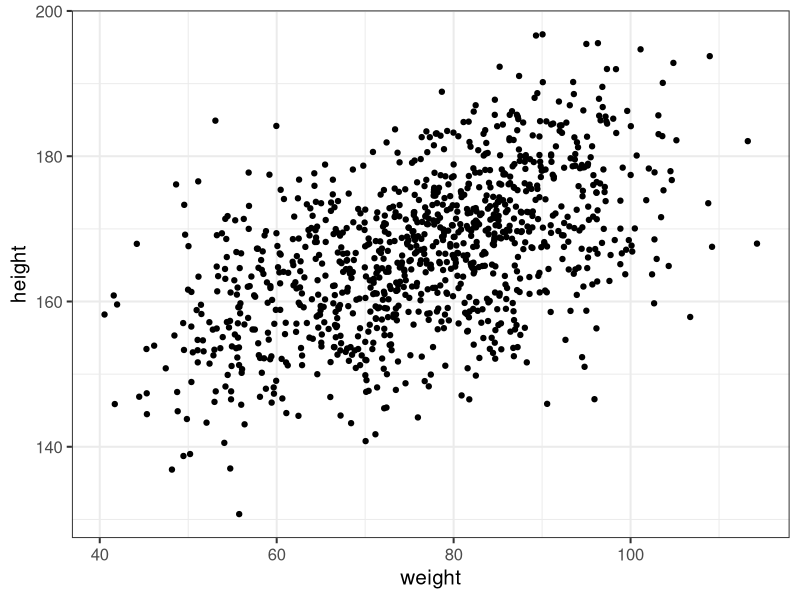
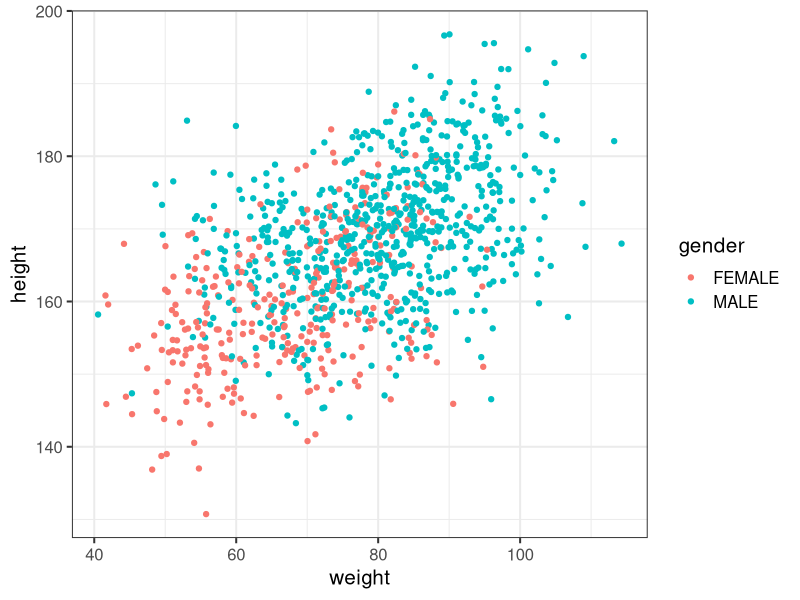
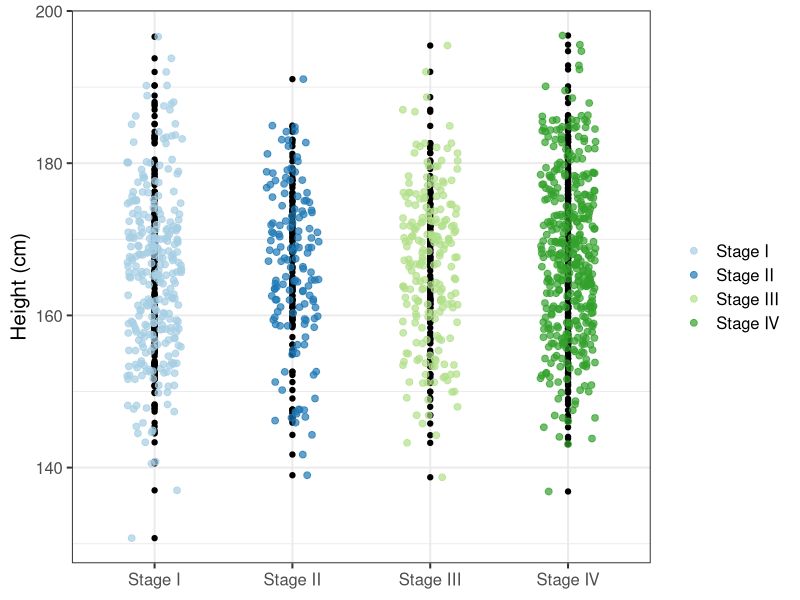
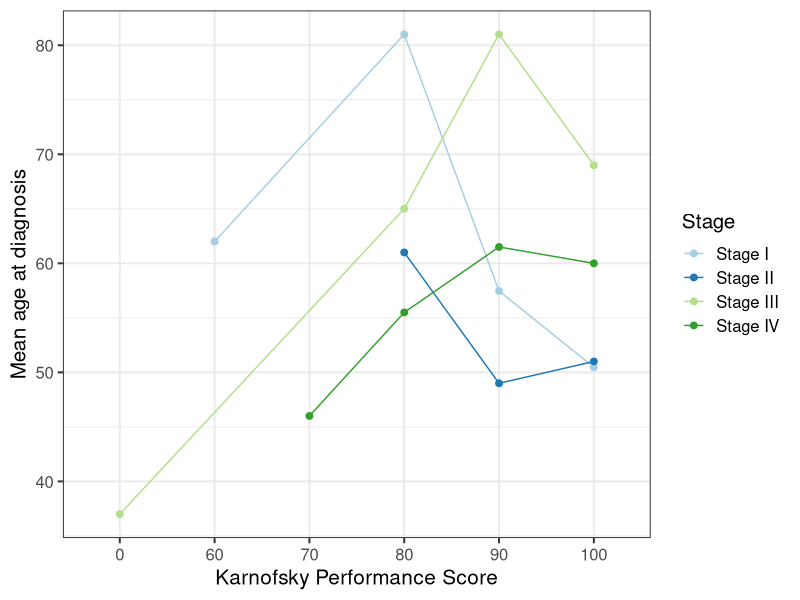
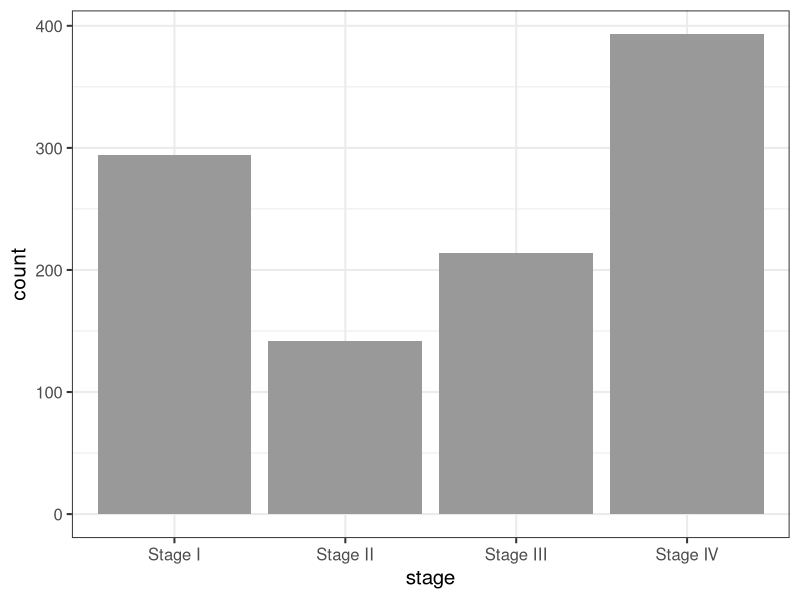
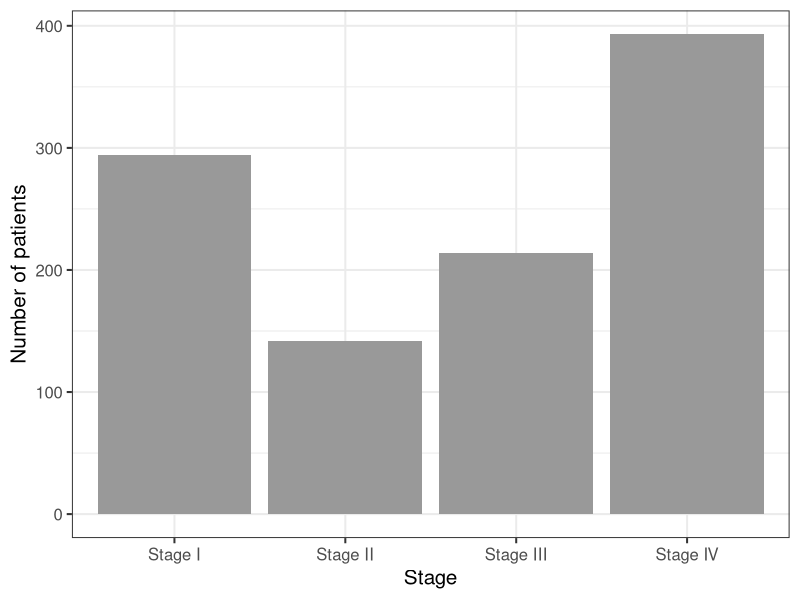
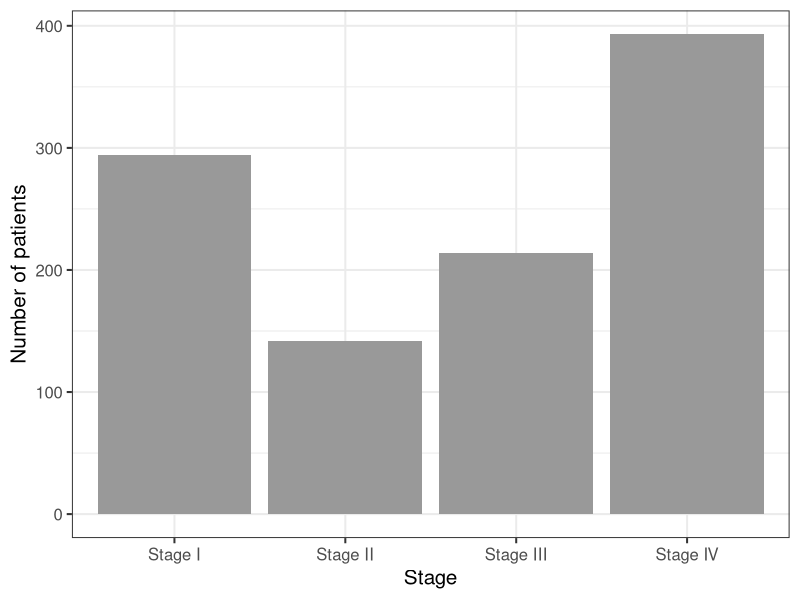
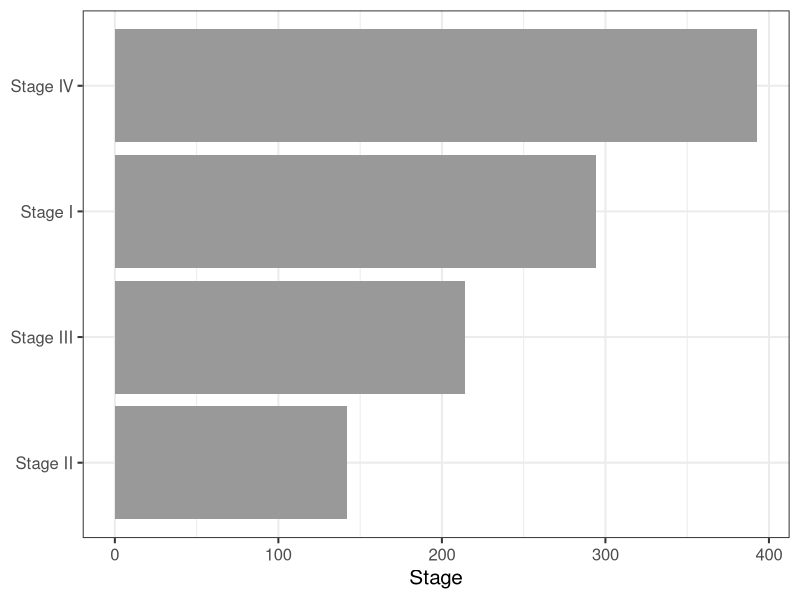

These figures' R source, in order:
## ---- chunk 1
knitr::opts_chunk$set(echo = TRUE, fig.height = 4, fig.width = 5, fig.align = "center", warning = FALSE)
## ---- chunk 2
library(tidyverse)
library(patchwork)

tcga_clinical <- read_delim(here::here("data", "tcga_clinical.txt"))

head(tcga_clinical)
## ---- chunk 3
# set theme to theme_bw()
theme_set(theme_bw(base_size = 15))

wt_ht_scatter <- ggplot(
  data = tcga_clinical,
  mapping = aes(x = weight, y = height)) +
  geom_point()

wt_ht_scatter
## ---- chunk 4
wt_ht_scatter_gender <- ggplot(
  data = tcga_clinical,
  mapping = aes(x = weight, y = height, color = gender)) +
  geom_point()

wt_ht_scatter_gender
## ---- chunk 5
tcga_clinical %>% 
  ggplot(mapping = aes(x = stage, y = height)) +
  geom_point() +
  geom_jitter(aes(color = stage), width = 0.2, size = 2, alpha = 0.7) +
  labs(x = NULL, y = "Height (cm)") +
  scale_color_brewer(NULL, palette = "Paired") 
## ---- chunk 6
# mean age
mean_age_kps <- tcga_clinical %>% 
  drop_na(stage, karnofsky_performance_score) %>% 
  group_by(stage, karnofsky_performance_score) %>% 
  summarise(mean_age = mean(age_at_initial_pathologic_diagnosis, na.rm = TRUE))

# plot
mean_age_kps_line <- mean_age_kps %>% 
  ggplot(aes(x = factor(karnofsky_performance_score), y = mean_age, 
             group = stage, color = stage)) +
  geom_point(size = 2) +
  geom_line() +
  scale_x_discrete("Karnofsky Performance Score") +
  scale_y_continuous("Mean age at diagnosis") +
  scale_color_brewer("Stage", palette = "Paired") 

mean_age_kps_line
## ---- chunk 7
tcga_clinical %>% 
  ggplot(aes(x = stage)) +
  geom_bar(fill = "gray60")
## ---- chunk 8
# Count by stage
stage_count <- tcga_clinical %>% 
  count(stage, .drop = TRUE)

# use stat = "identity"
ggplot(data = stage_count, aes(x = stage, y = n)) +
  geom_bar(stat = "identity", fill = "gray60") +
  labs(x = "Stage", y = "Number of patients")
## ---- chunk 9
ggplot(data = stage_count, aes(x = stage, y = n)) +
  geom_col(fill = "gray60") +
  labs(x = "Stage", y = "Number of patients")
## ---- chunk 10
ggplot(data = stage_count, aes(y = fct_reorder(stage, n), x = n)) +
  geom_bar(stat = "identity", fill = "gray60") +
  labs(x = "Stage", y = NULL) 
## ---- chunk 11
groupedbar_gender <- tcga_clinical %>% 
  ggplot(aes(x = stage, fill = gender)) +
  geom_bar(position = "dodge") +
  labs(x = NULL, y = "Number of patients") +
  scale_fill_viridis_d(NULL)

groupedbar_gender
## ---- chunk 12
stackedbar_gender <- tcga_clinical %>% 
  ggplot(aes(x = stage, fill = gender)) +
  geom_bar(position = "stack") +
  labs(x = NULL, y = "Number of patients") +
  scale_fill_viridis_d(NULL)

stackedbar_gender
## ---- chunk 13
boxplot_gender <- ggplot(
  data = tcga_clinical, 
  aes(x = stage, y = weight, fill = gender)) +
  geom_boxplot() +
  labs(x = NULL, y = "Weight (kg)") +
  scale_fill_brewer(palette = "Dark2")

boxplot_gender
## ---- chunk 14
hist_age <- ggplot(tcga_clinical, aes(x = age_at_initial_pathologic_diagnosis)) +
  geom_histogram(fill = "gray60", color = "gray80") +
  labs(x = "Age at diagnosis")

hist_age
## ---- chunk 15
ggplot(
  tcga_clinical, 
  aes(x = height, fill = gender)) +
  geom_density(alpha = 0.8, color = "transparent") +
  labs(x = "Height (cm)") +
  scale_fill_viridis_d(NULL) 
## ---- chunk 16
wt_violin <- ggplot(
  tcga_clinical, aes(x = gender, y = weight)) +
  geom_violin(trim = FALSE) 

wt_violin
## ---- chunk 17
# violin plot with quantile lines
ggplot(
  tcga_clinical, aes(x = gender, y = weight)) +
  geom_violin(trim = FALSE, draw_quantiles = c(0.25, 0.5, 0.75)) 
## ---- chunk 18
wt_violin2 <- ggplot(
  tcga_clinical, aes(x = gender, y = weight, fill = gender)) +
  geom_violin(trim = FALSE) +
  geom_boxplot(width = 0.1, show.legend = FALSE)

wt_violin2
## ---- chunk 19
wt_heatmap <- ggplot(tcga_clinical, aes(x = stage, y = tumor_tissue_site, fill = weight)) +
  geom_tile(
    color = "white", lwd = 1, linetype = 1) +
  scale_fill_gradient(
    low = "white", high = "blue", na.value = "red") +
  coord_fixed() + 
  theme_minimal(base_size = 15) +
  theme(panel.grid = element_blank(),
        axis.title = element_blank())

wt_heatmap
## ---- chunk 20
# combine two plots horizontally
wt_ht_scatter + mean_age_kps_line
## ---- chunk 21
# stack two plots
wt_violin2 / hist_age
## ---- chunk 22
nested_patch <- mean_age_kps_line / (wt_ht_scatter | hist_age)

nested_patch
## ---- chunk 23
(boxplot_gender / (wt_ht_scatter | hist_age)) +
  plot_annotation(
    title = "Combining three plots",
    subtitle = "Annotating each plot",
    caption = "Data source: TCGA data",
    tag_levels = "A", tag_suffix = ".")
## ---- chunk 24
mean_age_kps_line / (wt_ht_scatter | hist_age) & theme_minimal()
## ---- chunk 25
(mean_age_kps_line / (wt_ht_scatter | hist_age)) * theme_minimal()
## ---- chunk 26
(groupedbar_gender | (stackedbar_gender / hist_age)) +
  plot_layout(guides = "collect")
